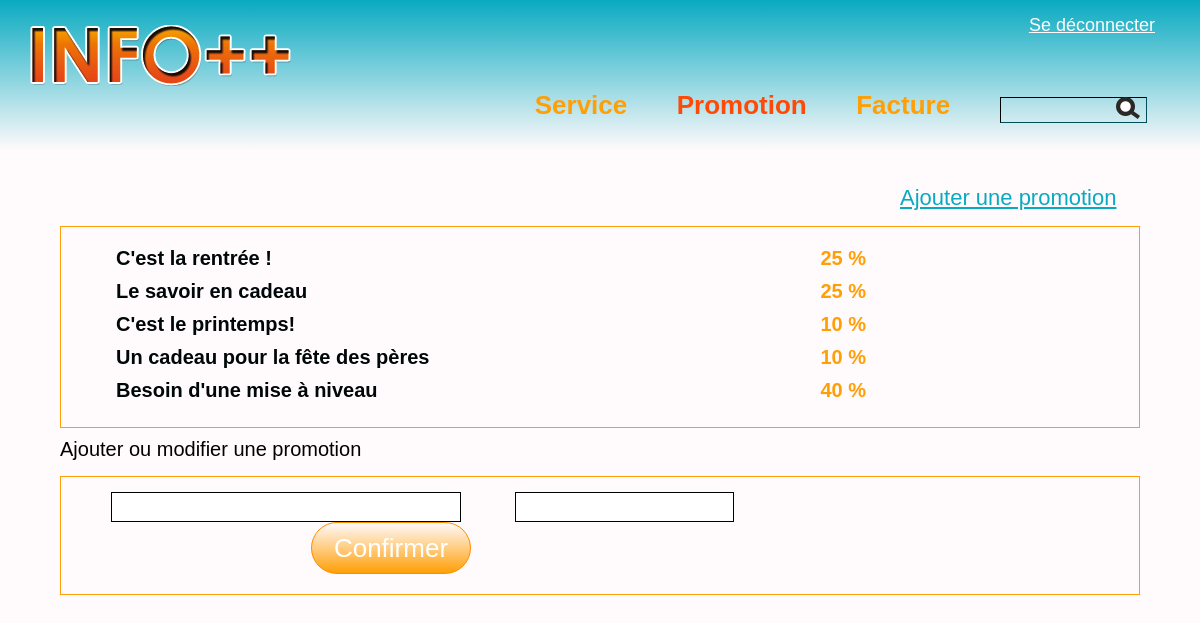
Page /page/promotion.php (signed in) on the committed database.
### tables this page shows
CREATE TABLE `promotion` (
  `pk_promotion` int(11) NOT NULL,
  `promotion_titre` varchar(75) DEFAULT NULL,
  `promotion_description` longtext,
  `rabais` decimal(2,2) DEFAULT NULL,
  `image` varchar(150) DEFAULT NULL
);

### phpscript/class/gestionPromotion.php (called while the page is built, shortened)
<?php
  require_once('../outils/connexion.php');
  require_once('promotion.php');
  class GestionPromotion{
    public function getAllPromotion(){
      $connexion = new Connexion();
      $conn = $connexion->getConnexion();
      $stmt = $conn->prepare("SELECT * FROM promotion;");
      $stmt->execute();
      $result = $stmt->get_result();
      while($row = $result->fetch_assoc()){
        $arrPromotion[] = new Promotion($row['pk_promotion'],null,$row['promotion_titre'],$row['promotion_description'],$row['rabais'],$row['image'],null,null,null,null);
      }
      return $arrPromotion;
    }
  }
 ?>

### phpscript/class/promotion.php (called while the page is built, shortened)
<?php
  require_once('../outils/connexion.php');
  class Promotion{
    private $titre;
    private $rabais;
    public function setTitre($titre){
      $this->titre = $titre;
    }
    public function setDateFin($dateFin){
      if(strlen($dateFin) == 10){
        $this->dateFin = $dateFin;
      }
      else{
        $date = substr($dateFin, 0, -9);
      }
    }
    public function setDateDebut($dateDebut){
      if(strlen($dateDebut) == 10){
        $this->dateDebut = $dateDebut;
      }
      else{
        $date = substr($dateDebut, 0, -9);
      }
    }
    public function setRabais($rabais){
      $this->rabais = $rabais;
    }
    public function getTitre(){
      return $this->titre;
    }
    public function getRabais(){
      return $this->rabais;
    }
  }
 ?>

### outils/connexion.php (called while the page is built, shortened)
<?php
class Connexion{
  private $dbHost = "localhost";
  private $dbUser = "root";
  private $dbPass = "";
  private $dbName = "lab1_hypermedia";
  function __construct() {
    $this->conn = mysqli_connect($this->dbHost, $this->dbUser, $this->dbPass, $this->dbName);
  }
}
?>

### page/promotion.php (the view, shortened to what this page needs)
<?php
  require_once("../phpscript/class/gestionPromotion.php");
  require_once("../phpscript/class/promotion.php");
  $gestionPromotion = new GestionPromotion();
  $arrPromotion = $gestionPromotion->getAllPromotion();
  $i = 0;
?>
<!DOCTYPE html>
<html lang="fr" dir="ltr">
  <head>
    <link rel="stylesheet" href="../css/style.css">
    <link rel="stylesheet" href="../css/serviceModification.css">
    <link rel="stylesheet" href="../css/promotion.css">
  </head>
  <?php include("../entete/administrateur.php"); ?>
  <body>
    <main>
      <a class="link-service" id="link-ajout-promo" onclick='ajoutPromo()'>Ajouter une promotion</a>
      <form action="../phpscript/ajoutModifPromo.php" method="post">
        <div class="cours-d">
          <?php
            foreach($arrPromotion as $promotion){
              echo "<div class='promotion-block' onclick='promotionSelected(this,".$i.");' id='block".$i."'>
                <span id='nomSelect".$i."' class='titre-promo'>".$promotion->getTitre()."</span>
                <span id='rabaisSelect".$i."' class='rabais-promo'>".$promotion->getRabais() * 100 ." %</span>
              </div>";
              $i++;
            }
          ?>
          </div>
          <p class="msg-input">Ajouter ou modifier une promotion</p>
          <div class="cours-d">
            <div class="input-promotion">
              <input id="input-nom" class="input-nomPromo" type="text" name="nomPromo" value="">
              <input id="input-rabais" class="input-rabaisPromo" type="text" name="rabaisPromo" value="" maxlength="2" onfocusout="">
              <div class="button-contain">
                <button class="text-button" type="submit" id="ajout-promo" name="submit" onclick="return validateFormPromotion()">Confirmer</button>
              </div>
            </div>
          </div>
      </form>
    </main>
  </body>
</html>

### css/style.css (style rules this page uses)
html { height: 100%; }
* { font-family: "Century Gothic", CenturyGothic, AppleGothic, sans-serif; box-sizing:border-box; margin: 0; padding: 0; }
body { background: #FFFAFB; height: 100%; }
main { width: 1200px; height: 100%; margin: 0 auto; margin-top: 35px; }
.cours-d { border: solid 1px #FF9F07; overflow: hidden; width: 90%; height: auto; margin: 0 auto; padding-bottom: 20px; margin-top: 15px; }
.link-service { font-size: 22px; color: #09AAC1; }

### css/serviceModification.css (style rules this page uses)
input { border: 1px solid #000000; padding: 5px; }
.button-contain { display: block; width:180px; text-align:left; margin-left: 900px; margin-top: 15px; }
.text-button { font-size: 26px; width: 160px; border: 1px solid #FF8C00; border-radius: 2em; height: 2em; background-image: linear-gradient(#FFFAFB, #FF9F07); color: white; }

### css/promotion.css (style rules this page uses)
#link-ajout-promo { margin-left: 900px; text-decoration: underline; cursor: pointer; }
.cours-d { padding-top: 15px; }
.promotion-block { display: block; padding: 5px; }
.input-promotion { display: block; }
.titre-promo { display: inline-block; color: #000708; font-size: 20px; font-weight: 600; margin-left: 50px; width: 700px; }
.msg-input { font-size: 20px; margin-top: 10px; margin-left: 60px; }
.rabais-promo { font-size: 20px; color: #FF9F07; font-weight: 600; }
.input-nomPromo { width: 350px; font-size: 16px; padding: 5px; margin-left: 50px; }
.input-rabaisPromo { font-size: 16px; padding: 5px; margin-left: 50px; }
.button-contain { display: inline-block; margin-top: 0; margin-left: 250px; }

### rows in the picture
promotion: promotion_titre "C'est la rentrée !", $promotion->getRabais()*100 "25"
promotion: promotion_titre "Le savoir en cadeau", $promotion->getRabais()*100 "25"
promotion: promotion_titre "C'est le printemps!", $promotion->getRabais()*100 "10"
promotion: promotion_titre "Un cadeau pour la fête des pères", $promotion->getRabais()*100 "10"
promotion: promotion_titre "Besoin d'une mise à niveau", $promotion->getRabais()*100 "40"
